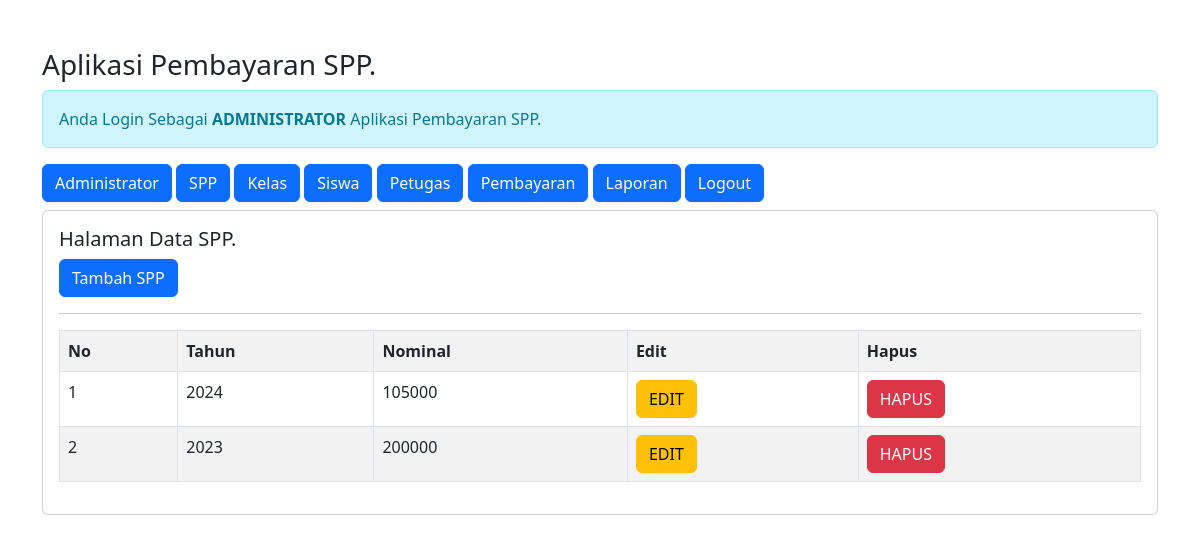
Screenshot of /admin/admin.php?url=spp (signed in) with the database file from the repository.
### tables this page shows
CREATE TABLE `spp` (
  `id_spp` int(11) NOT NULL,
  `tahun` int(11) NOT NULL,
  `nominal` int(11) NOT NULL
);

### admin/spp.php (the view)
<h5>Halaman Data SPP.</h5>
<a href="?url=tambah-spp" class="btn btn-primary"> Tambah SPP </a>
<hr>
<table class="table table-striped table-bordered">
    <tr class="fw-bold">
        <td>No</td>
        <td>Tahun</td>
        <td>Nominal</td>
        <td>Edit</td>
        <td>Hapus</td>
</tr>
<?php
include'../koneksi.php';
$no = 1;
$sql = "SELECT*FROM spp ORDER BY id_spp DESC";
$query = mysqli_query($koneksi, $sql);
foreach($query as $data){ ?>
    <tr>
        <td><?=$no++; ?></td>
        <td><?=$data['tahun'] ?></td>
        <td><?=$data['nominal'] ?></td>
        <td>
            <a href="?url=edit-spp&id_spp=<?= $data['id_spp'] ?>" class= 'btn btn-warning'>EDIT</a>
        </td>
        <td>
            <a href="?url=hapus-spp&id_spp=<?= $data['id_spp'] ?>" class= 'btn btn-danger' onclick="return confirm('Apakah Anda Yakin Ingin Menghapus Data')">  HAPUS</a>
        </td>
    </tr>
    <?php } ?>
    </table>

### rows the page displays
spp: tahun "2024", nominal "105000"
spp: tahun "2023", nominal "200000"
